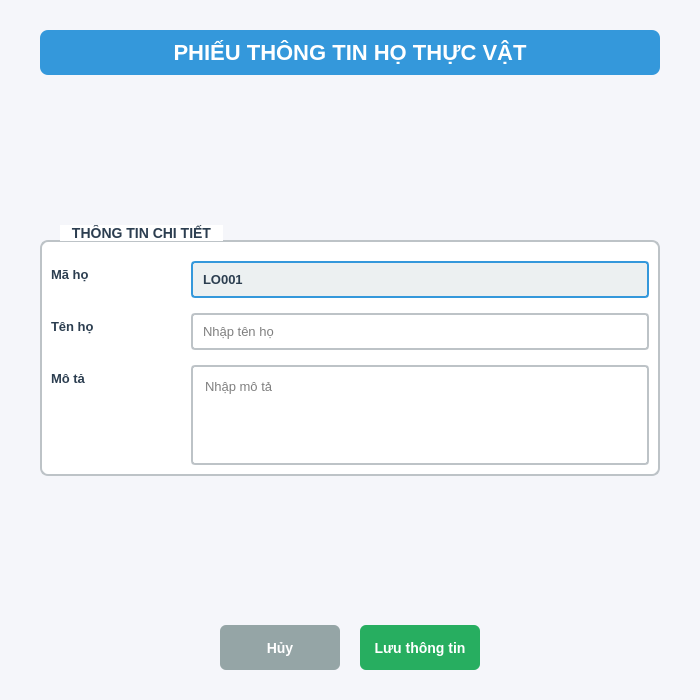
<?xml version="1.0" encoding="UTF-8"?>
<ui version="4.0">
 <class>PlantInfoDialog</class>
 <widget class="QDialog" name="PlantInfoDialog">
  <property name="geometry">
   <rect>
    <x>0</x>
    <y>0</y>
    <width>700</width>
    <height>700</height>
   </rect>
  </property>
  <property name="windowTitle">
   <string>PHIẾU THÔNG TIN LOÀI THỰC VẬT</string>
  </property>
  <property name="styleSheet">
   <string>
    QDialog {
        background-color: #f5f6fa;
    }
    QLabel {
        color: #2c3e50;
        font-weight: bold;
    }
   </string>
  </property>
  <layout class="QVBoxLayout" name="mainLayout">
   <property name="spacing">
    <number>20</number>
   </property>
   <property name="leftMargin">
    <number>40</number>
   </property>
   <property name="topMargin">
    <number>30</number>
   </property>
   <property name="rightMargin">
    <number>40</number>
   </property>
   <property name="bottomMargin">
    <number>30</number>
   </property>
   <item>
    <widget class="QLabel" name="titleLabel">
     <property name="styleSheet">
      <string>font-size: 22px; font-weight: bold; color: #2c3e50; padding: 10px; background-color: #3498db; color: white; border-radius: 8px;</string>
     </property>
     <property name="text">
      <string>PHIẾU THÔNG TIN HỌ THỰC VẬT</string>
     </property>
     <property name="alignment">
      <set>Qt::AlignCenter</set>
     </property>
    </widget>
   </item>
   <item>
    <spacer name="verticalSpacer">
     <property name="orientation">
      <enum>Qt::Vertical</enum>
     </property>
     <property name="sizeHint" stdset="0">
      <size>
       <width>20</width>
       <height>10</height>
      </size>
     </property>
    </spacer>
   </item>
   <item>
    <widget class="QGroupBox" name="infoGroupBox">
     <property name="styleSheet">
      <string>
       QGroupBox {
           font-weight: bold;
           font-size: 14px;
           color: #2c3e50;
           border: 2px solid #bdc3c7;
           border-radius: 8px;
           margin-top: 15px;
           padding-top: 10px;
           background-color: white;
       }
       QGroupBox::title {
           subcontrol-origin: margin;
           left: 20px;
           padding: 0 10px;
           background-color: white;
       }
      </string>
     </property>
     <property name="title">
      <string>THÔNG TIN CHI TIẾT</string>
     </property>
     <layout class="QFormLayout" name="formLayout">
      <property name="labelAlignment">
       <set>Qt::AlignRight</set>
      </property>
      <property name="formAlignment">
       <set>Qt::AlignLeading|Qt::AlignLeft|Qt::AlignTop</set>
      </property>
      <property name="horizontalSpacing">
       <number>20</number>
      </property>
      <property name="verticalSpacing">
       <number>15</number>
      </property>
      <item row="0" column="0">
       <widget class="QLabel" name="idLabel">
        <property name="styleSheet">
         <string>font-size: 13px; color: #2c3e50; min-width: 120px;</string>
        </property>
        <property name="text">
         <string>Mã họ</string>
        </property>
       </widget>
      </item>
      <item row="0" column="1">
       <widget class="QLineEdit" name="idInput">
        <property name="enabled">
         <bool>false</bool>
        </property>
        <property name="styleSheet">
         <string>padding: 8px; border: 2px solid #3498db; border-radius: 4px; background-color: #ecf0f1; color: #2c3e50; font-weight: bold; font-size: 13px;</string>
        </property>
        <property name="text">
         <string>LO001</string>
        </property>
       </widget>
      </item>
      <item row="1" column="0">
       <widget class="QLabel" name="nameLabel">
        <property name="styleSheet">
         <string>font-size: 13px; color: #2c3e50; min-width: 120px;</string>
        </property>
        <property name="text">
         <string>Tên họ</string>
        </property>
       </widget>
      </item>
      <item row="1" column="1">
       <widget class="QLineEdit" name="nameInput">
        <property name="styleSheet">
         <string>padding: 8px; border: 2px solid #bdc3c7; border-radius: 4px; font-size: 13px;</string>
        </property>
        <property name="placeholderText">
         <string>Nhập tên họ</string>
        </property>
       </widget>
      </item>
      <item row="3" column="1">
       <widget class="QTextEdit" name="characteristicsInput">
        <property name="maximumSize">
         <size>
          <width>16777215</width>
          <height>100</height>
         </size>
        </property>
        <property name="styleSheet">
         <string>padding: 8px; border: 2px solid #bdc3c7; border-radius: 4px; font-size: 13px;</string>
        </property>
        <property name="placeholderText">
         <string>Nhập mô tả</string>
        </property>
       </widget>
      </item>
      <item row="3" column="0">
       <widget class="QLabel" name="characteristicsLabel">
        <property name="styleSheet">
         <string>font-size: 13px; color: #2c3e50; min-width: 120px; alignment: top;</string>
        </property>
        <property name="text">
         <string>Mô tả</string>
        </property>
       </widget>
      </item>
     </layout>
    </widget>
   </item>
   <item>
    <spacer name="verticalSpacer_2">
     <property name="orientation">
      <enum>Qt::Vertical</enum>
     </property>
     <property name="sizeHint" stdset="0">
      <size>
       <width>20</width>
       <height>40</height>
      </size>
     </property>
    </spacer>
   </item>
   <item>
    <layout class="QHBoxLayout" name="buttonLayout">
     <item>
      <spacer name="horizontalSpacerLeft">
       <property name="orientation">
        <enum>Qt::Horizontal</enum>
       </property>
       <property name="sizeHint" stdset="0">
        <size>
         <width>40</width>
         <height>20</height>
        </size>
       </property>
      </spacer>
     </item>
     <item>
      <widget class="QPushButton" name="cancelButton">
       <property name="minimumSize">
        <size>
         <width>120</width>
         <height>45</height>
        </size>
       </property>
       <property name="styleSheet">
        <string>
         QPushButton {
             background-color: #95a5a6;
             color: white;
             border: none;
             border-radius: 6px;
             font-weight: bold;
             font-size: 14px;
             padding: 10px;
         }
         QPushButton:hover {
             background-color: #7f8c8d;
         }
         QPushButton:pressed {
             background-color: #6c7a7a;
         }
        </string>
       </property>
       <property name="text">
        <string>Hủy</string>
       </property>
      </widget>
     </item>
     <item>
      <widget class="QPushButton" name="saveButton">
       <property name="minimumSize">
        <size>
         <width>120</width>
         <height>45</height>
        </size>
       </property>
       <property name="styleSheet">
        <string>
         QPushButton {
             background-color: #27ae60;
             color: white;
             border: none;
             border-radius: 6px;
             font-weight: bold;
             font-size: 14px;
             padding: 10px;
         }
         QPushButton:hover {
             background-color: #219a52;
         }
         QPushButton:pressed {
             background-color: #1e8449;
         }
        </string>
       </property>
       <property name="text">
        <string>Lưu thông tin</string>
       </property>
      </widget>
     </item>
     <item>
      <spacer name="horizontalSpacerRight">
       <property name="orientation">
        <enum>Qt::Horizontal</enum>
       </property>
       <property name="sizeHint" stdset="0">
        <size>
         <width>40</width>
         <height>20</height>
        </size>
       </property>
      </spacer>
     </item>
    </layout>
   </item>
  </layout>
 </widget>
 <resources/>
 <connections/>
</ui>
